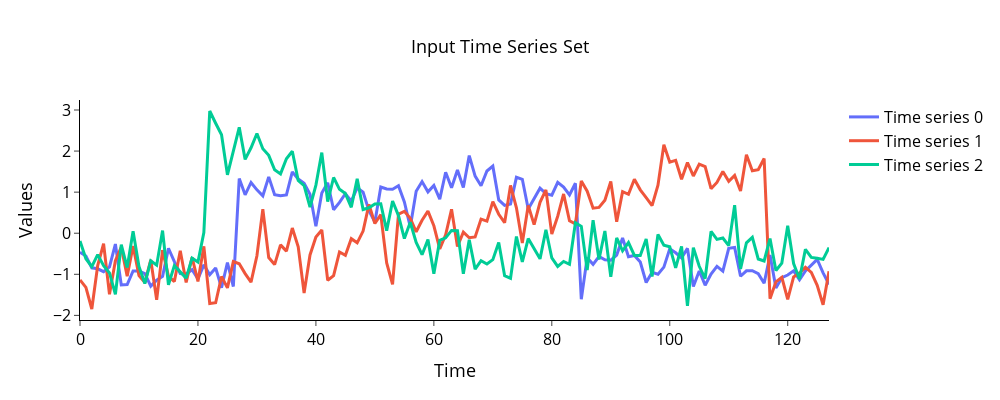

The code cell stored with this chart in its notebook:
### Markdown cell above
Выполните визуализацию по одному временному ряду из каждого класса. Для этого используйте функцию `plot_ts()` из модуля *plots.py*.

### Code cell
ts1 = np.where(labels == 1)[0][0]
ts2 = np.where(labels == 2)[0][0]
ts3 = np.where(labels == 3)[0][0]

# plot_ts(np.array([ts_set.iloc[ts1], ts_set.iloc[ts2], ts_set.iloc[ts3]]))
plot_ts(np.array([ts_set[ts1], ts_set[ts2], ts_set[ts3]]))
